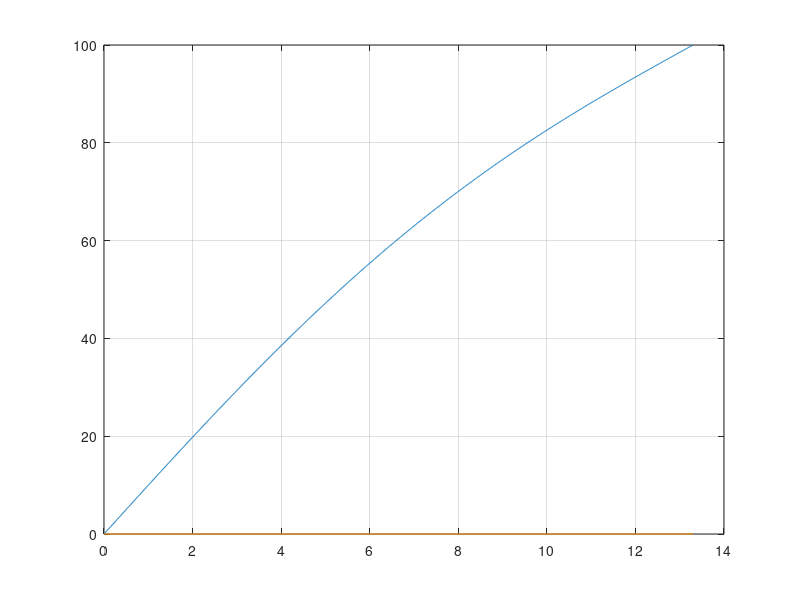
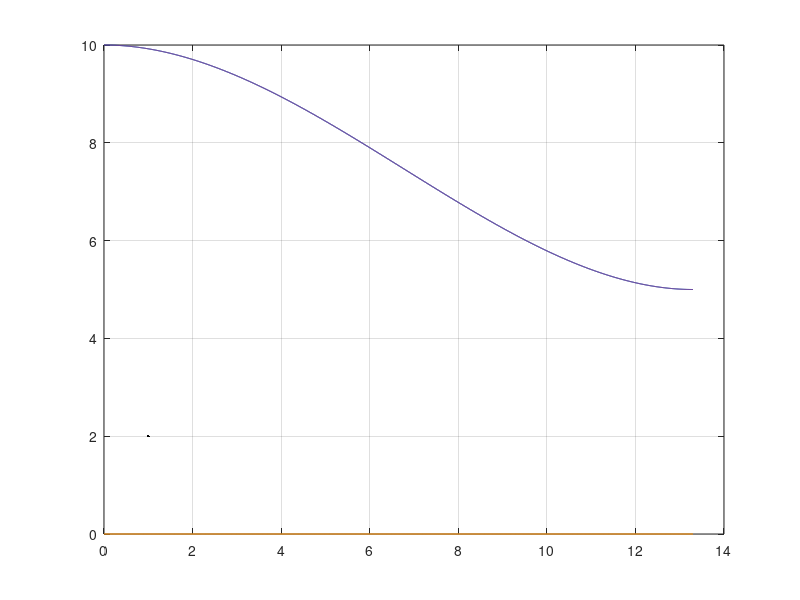
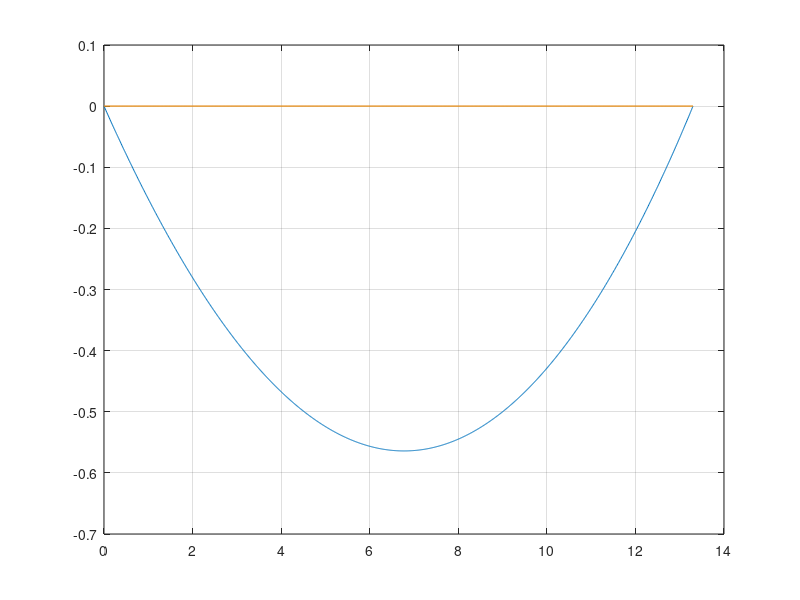

MATLAB code to generate these figures, in order: (Note: this script raises an error after producing the figures.)
clc;  clear

% r  = [  0  0  0 ];
% v  = [ 10  0  0 ];
% a  = [  0  0  0 ];
% 
% r2 = [ 100 100  0 ];
% v2 = [   0  10  0 ];
% a2 = [   0   0  0 ];
% 
% t = 13.2;
% t = 100 * pi/2 / 10    % 15.7
% t = 16.45;
% t = 20;



r  = [  0  0  0 ];
v  = [ 10  0  0 ];
a  = [  0  0  0 ];

r2 = [ 100   0   0 ];
v2 = [   5   0   0 ];
a2 = [   0   0   0 ];

t = 13.2;
t = 100 * pi/2 / 10    % 15.7
t = 16;
t = 13.3;
% t = 15







A = [ t^3/6   t^4/24   t^5/120 
      t^2/2   t^3/6    t^4/24 
      t       t^2/2    t^3/6  ];

B = [ r2-r-v*t 
      v2-v-a*t  
      a2-a      ];

if rank(A) < 3
    error('Error. Interpolación TPV sin solución')
end  

X = A\B;
x1  = X(1,:);  % jerk
x2  = X(2,:);  % jolt
x3  = X(3,:);  % jolt_dot


tt = 0:0.01:t;
rr = zeros(length(tt),3);
vv = zeros(length(tt),3);
aa = zeros(length(tt),3);

for i = 1:length(tt)
    t = tt(i);
    rr(i,:) = r +  v*t + 1/2* a*t^2 + 1/6*x1*t^3 + 1/24*x2*t^4 + 1/120*x3*t^5 ;
    vv(i,:) = v +  a*t + 1/2*x1*t^2 + 1/6*x2*t^3 + 1/24*x3*t^4 ;
    aa(i,:) = a + x1*t + 1/2*x2*t^2 + 1/6*x3*t^3 ;
end

% rr(end,:)
% vv(end,:)
% aa(end,:)


figure(1)
clf
plot(tt,rr)
grid on

figure(2)
clf
plot(tt,vv)
hold on
plot(tt,sqrt(vv(:,1).^2 + vv(:,2).^2 + vv(:,3).^2),LineWidth=2,Color='k')
grid on

figure(3)
clf
plot(tt,aa)
grid on


figure(4)
clf
viscircles([0 100],100, LineWidth=1);
hold on
plot3(rr(:,1),rr(:,2),rr(:,3),LineWidth=2)
grid on
xlabel('X')
ylabel('Y')
zlabel('Z')

axis equal
% axis([0 100 0 100 -10 90])
view(2)
